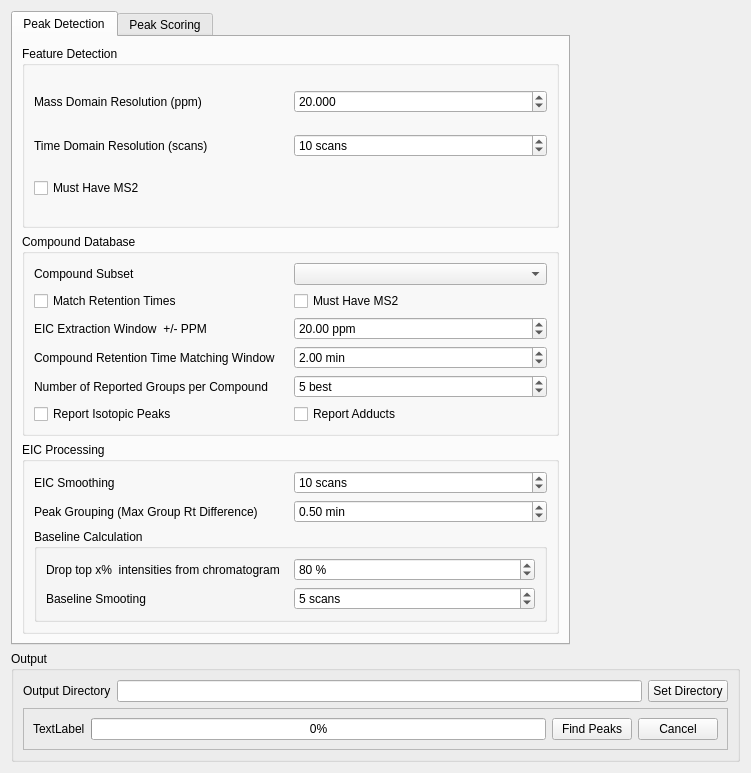
<?xml version="1.0" encoding="UTF-8"?>
<ui version="4.0">
 <class>PeakDetectionDialog</class>
 <widget class="QDialog" name="PeakDetectionDialog">
  <property name="geometry">
   <rect>
    <x>0</x>
    <y>0</y>
    <width>751</width>
    <height>773</height>
   </rect>
  </property>
  <property name="sizePolicy">
   <sizepolicy hsizetype="Minimum" vsizetype="Minimum">
    <horstretch>0</horstretch>
    <verstretch>0</verstretch>
   </sizepolicy>
  </property>
  <property name="windowTitle">
   <string>Peak Detection</string>
  </property>
  <layout class="QGridLayout" name="gridLayout_8">
   <item row="3" column="1" alignment="Qt::AlignLeft">
    <widget class="QTabWidget" name="tabWidget">
     <property name="currentIndex">
      <number>0</number>
     </property>
     <widget class="QWidget" name="tab">
      <attribute name="title">
       <string>Peak Detection</string>
      </attribute>
      <layout class="QGridLayout" name="gridLayout_10">
       <item row="0" column="1">
        <widget class="QGroupBox" name="featureOptions">
         <property name="enabled">
          <bool>true</bool>
         </property>
         <property name="statusTip">
          <string/>
         </property>
         <property name="autoFillBackground">
          <bool>false</bool>
         </property>
         <property name="title">
          <string>Feature Detection</string>
         </property>
         <property name="flat">
          <bool>false</bool>
         </property>
         <property name="checkable">
          <bool>false</bool>
         </property>
         <layout class="QGridLayout" name="gridLayout">
          <item row="4" column="0">
           <widget class="QLabel" name="label">
            <property name="text">
             <string>Time Domain Resolution (scans)</string>
            </property>
           </widget>
          </item>
          <item row="0" column="1">
           <widget class="QDoubleSpinBox" name="ppmStep">
            <property name="decimals">
             <number>3</number>
            </property>
            <property name="maximum">
             <double>1000000000.000000000000000</double>
            </property>
            <property name="singleStep">
             <double>1.000000000000000</double>
            </property>
            <property name="value">
             <double>20.000000000000000</double>
            </property>
           </widget>
          </item>
          <item row="5" column="0">
           <widget class="QCheckBox" name="featureMustHaveMs2">
            <property name="text">
             <string>Must Have MS2</string>
            </property>
           </widget>
          </item>
          <item row="0" column="0">
           <widget class="QLabel" name="label_7">
            <property name="text">
             <string>Mass Domain Resolution (ppm)</string>
            </property>
           </widget>
          </item>
          <item row="4" column="1">
           <widget class="QDoubleSpinBox" name="rtStep">
            <property name="statusTip">
             <string>mz-rt matrix binning</string>
            </property>
            <property name="prefix">
             <string/>
            </property>
            <property name="suffix">
             <string> scans</string>
            </property>
            <property name="decimals">
             <number>0</number>
            </property>
            <property name="minimum">
             <double>1.000000000000000</double>
            </property>
            <property name="maximum">
             <double>1000000.000000000000000</double>
            </property>
            <property name="singleStep">
             <double>5.000000000000000</double>
            </property>
            <property name="value">
             <double>10.000000000000000</double>
            </property>
           </widget>
          </item>
         </layout>
        </widget>
       </item>
       <item row="4" column="1">
        <widget class="QGroupBox" name="eicOptions">
         <property name="enabled">
          <bool>true</bool>
         </property>
         <property name="title">
          <string>EIC Processing</string>
         </property>
         <layout class="QGridLayout" name="gridLayout_5">
          <item row="0" column="0">
           <widget class="QLabel" name="label_13">
            <property name="text">
             <string>EIC Smoothing</string>
            </property>
           </widget>
          </item>
          <item row="2" column="0">
           <widget class="QLabel" name="label_14">
            <property name="text">
             <string>Peak Grouping (Max Group Rt Difference)</string>
            </property>
           </widget>
          </item>
          <item row="2" column="1">
           <widget class="QDoubleSpinBox" name="grouping_maxRtDiff">
            <property name="suffix">
             <string> min</string>
            </property>
            <property name="maximum">
             <double>1000000.000000000000000</double>
            </property>
            <property name="singleStep">
             <double>0.100000000000000</double>
            </property>
            <property name="value">
             <double>0.500000000000000</double>
            </property>
           </widget>
          </item>
          <item row="0" column="1">
           <widget class="QSpinBox" name="eic_smoothingWindow">
            <property name="suffix">
             <string> scans</string>
            </property>
            <property name="prefix">
             <string/>
            </property>
            <property name="minimum">
             <number>1</number>
            </property>
            <property name="maximum">
             <number>1000000</number>
            </property>
            <property name="singleStep">
             <number>1</number>
            </property>
            <property name="value">
             <number>10</number>
            </property>
           </widget>
          </item>
          <item row="3" column="0" colspan="2">
           <widget class="QGroupBox" name="groupBox">
            <property name="title">
             <string>Baseline Calculation</string>
            </property>
            <layout class="QGridLayout" name="gridLayout_6">
             <item row="1" column="0">
              <widget class="QLabel" name="label_8">
               <property name="text">
                <string>Baseline Smooting </string>
               </property>
              </widget>
             </item>
             <item row="1" column="1">
              <widget class="QSpinBox" name="baseline_smoothing">
               <property name="suffix">
                <string> scans</string>
               </property>
               <property name="maximum">
                <number>1000000</number>
               </property>
               <property name="value">
                <number>5</number>
               </property>
              </widget>
             </item>
             <item row="0" column="1">
              <widget class="QSpinBox" name="baseline_quantile">
               <property name="suffix">
                <string> %</string>
               </property>
               <property name="prefix">
                <string/>
               </property>
               <property name="maximum">
                <number>100</number>
               </property>
               <property name="value">
                <number>80</number>
               </property>
              </widget>
             </item>
             <item row="0" column="0">
              <widget class="QLabel" name="label_15">
               <property name="text">
                <string>Drop top x%  intensities from chromatogram</string>
               </property>
              </widget>
             </item>
            </layout>
           </widget>
          </item>
         </layout>
        </widget>
       </item>
       <item row="1" column="1">
        <widget class="QGroupBox" name="dbOptions">
         <property name="title">
          <string>Compound Database</string>
         </property>
         <layout class="QGridLayout" name="gridLayout_2">
          <item row="1" column="0">
           <widget class="QCheckBox" name="matchRt">
            <property name="text">
             <string>Match Retention Times</string>
            </property>
            <property name="checked">
             <bool>false</bool>
            </property>
           </widget>
          </item>
          <item row="8" column="0">
           <widget class="QCheckBox" name="reportIsotopes">
            <property name="text">
             <string>Report Isotopic Peaks</string>
            </property>
            <property name="checked">
             <bool>false</bool>
            </property>
           </widget>
          </item>
          <item row="0" column="2">
           <widget class="QComboBox" name="compoundDatabase"/>
          </item>
          <item row="5" column="0">
           <widget class="QLabel" name="label_11">
            <property name="text">
             <string>EIC Extraction Window  +/- PPM </string>
            </property>
           </widget>
          </item>
          <item row="5" column="2">
           <widget class="QDoubleSpinBox" name="compoundPPMWindow">
            <property name="suffix">
             <string> ppm</string>
            </property>
            <property name="maximum">
             <double>1000000.000000000000000</double>
            </property>
            <property name="value">
             <double>20.000000000000000</double>
            </property>
           </widget>
          </item>
          <item row="7" column="2">
           <widget class="QSpinBox" name="eicMaxGroups">
            <property name="suffix">
             <string> best</string>
            </property>
            <property name="minimum">
             <number>1</number>
            </property>
            <property name="maximum">
             <number>10000</number>
            </property>
            <property name="value">
             <number>5</number>
            </property>
            <property name="displayIntegerBase">
             <number>10</number>
            </property>
           </widget>
          </item>
          <item row="6" column="2">
           <widget class="QDoubleSpinBox" name="compoundRTWindow">
            <property name="prefix">
             <string/>
            </property>
            <property name="suffix">
             <string> min</string>
            </property>
            <property name="maximum">
             <double>999999999.000000000000000</double>
            </property>
            <property name="singleStep">
             <double>0.500000000000000</double>
            </property>
            <property name="value">
             <double>2.000000000000000</double>
            </property>
           </widget>
          </item>
          <item row="6" column="0">
           <widget class="QLabel" name="label_4">
            <property name="text">
             <string>Compound Retention Time Matching Window</string>
            </property>
           </widget>
          </item>
          <item row="7" column="0">
           <widget class="QLabel" name="label_16">
            <property name="text">
             <string>Number of Reported Groups per Compound</string>
            </property>
           </widget>
          </item>
          <item row="0" column="0">
           <widget class="QLabel" name="label_3">
            <property name="text">
             <string>Compound Subset</string>
            </property>
           </widget>
          </item>
          <item row="1" column="2">
           <widget class="QCheckBox" name="compoundMustHaveMS2">
            <property name="text">
             <string>Must Have MS2</string>
            </property>
           </widget>
          </item>
          <item row="8" column="2">
           <widget class="QCheckBox" name="reportAdducts">
            <property name="text">
             <string>Report Adducts</string>
            </property>
           </widget>
          </item>
         </layout>
        </widget>
       </item>
      </layout>
     </widget>
     <widget class="QWidget" name="tab_2">
      <attribute name="title">
       <string>Peak Scoring</string>
      </attribute>
      <layout class="QGridLayout" name="gridLayout_11">
       <item row="0" column="0">
        <widget class="QGroupBox" name="groupBox_5">
         <property name="title">
          <string>Peak Scoring</string>
         </property>
         <layout class="QGridLayout" name="gridLayout_3">
          <item row="4" column="0">
           <widget class="QLabel" name="label_6">
            <property name="text">
             <string>Min. Signal/BaseLine Ratio</string>
            </property>
           </widget>
          </item>
          <item row="3" column="3">
           <widget class="QDoubleSpinBox" name="sigBlankRatio">
            <property name="maximum">
             <double>10000000.000000000000000</double>
            </property>
            <property name="value">
             <double>2.000000000000000</double>
            </property>
           </widget>
          </item>
          <item row="5" column="2">
           <widget class="QLabel" name="label_100">
            <property name="text">
             <string>Peak Classifier Model File</string>
            </property>
           </widget>
          </item>
          <item row="3" column="2">
           <widget class="QLabel" name="label_9">
            <property name="text">
             <string>Min. Signal/Blank Ratio</string>
            </property>
           </widget>
          </item>
          <item row="3" column="0">
           <widget class="QLabel" name="label_5">
            <property name="text">
             <string>Min. Good Peak / Group</string>
            </property>
           </widget>
          </item>
          <item row="3" column="1">
           <widget class="QSpinBox" name="minGoodGroupCount">
            <property name="suffix">
             <string> peaks</string>
            </property>
            <property name="maximum">
             <number>100000000</number>
            </property>
            <property name="value">
             <number>1</number>
            </property>
           </widget>
          </item>
          <item row="5" column="1">
           <widget class="QSpinBox" name="minNoNoiseObs">
            <property name="suffix">
             <string> scans</string>
            </property>
            <property name="minimum">
             <number>1</number>
            </property>
            <property name="maximum">
             <number>1000000000</number>
            </property>
            <property name="value">
             <number>3</number>
            </property>
           </widget>
          </item>
          <item row="5" column="0">
           <widget class="QLabel" name="label_12">
            <property name="text">
             <string>Min. Peak Width</string>
            </property>
           </widget>
          </item>
          <item row="5" column="3">
           <widget class="QLineEdit" name="classificationModelFilename">
            <property name="text">
             <string>default.model</string>
            </property>
           </widget>
          </item>
          <item row="4" column="2">
           <widget class="QLabel" name="label_10">
            <property name="text">
             <string>Min. Peak Intensity</string>
            </property>
           </widget>
          </item>
          <item row="4" column="3">
           <widget class="QDoubleSpinBox" name="minGroupIntensity">
            <property name="suffix">
             <string> ions</string>
            </property>
            <property name="maximum">
             <double>999999999.000000000000000</double>
            </property>
            <property name="value">
             <double>5000.000000000000000</double>
            </property>
           </widget>
          </item>
          <item row="4" column="1">
           <widget class="QSpinBox" name="sigBaselineRatio">
            <property name="maximum">
             <number>10000000</number>
            </property>
            <property name="value">
             <number>2</number>
            </property>
           </widget>
          </item>
          <item row="6" column="3">
           <widget class="QPushButton" name="loadModelButton">
            <property name="text">
             <string>Load Model</string>
            </property>
           </widget>
          </item>
         </layout>
        </widget>
       </item>
       <item row="1" column="0">
        <widget class="QGroupBox" name="groupBox_2">
         <property name="title">
          <string>Fragmentation Matching</string>
         </property>
         <layout class="QGridLayout" name="gridLayout_9">
          <item row="1" column="0">
           <widget class="QLabel" name="label_17">
            <property name="text">
             <string>Fragment PPM Tolr</string>
            </property>
           </widget>
          </item>
          <item row="3" column="1">
           <widget class="QDoubleSpinBox" name="fragMinScore">
            <property name="maximum">
             <double>10000000.000000000000000</double>
            </property>
           </widget>
          </item>
          <item row="0" column="0">
           <widget class="QLabel" name="label_19">
            <property name="text">
             <string>Match at Least X  Peaks</string>
            </property>
           </widget>
          </item>
          <item row="0" column="1">
           <widget class="QSpinBox" name="fragMinPeaks">
            <property name="suffix">
             <string/>
            </property>
            <property name="prefix">
             <string/>
            </property>
            <property name="minimum">
             <number>1</number>
            </property>
            <property name="maximum">
             <number>1000000</number>
            </property>
            <property name="value">
             <number>3</number>
            </property>
           </widget>
          </item>
          <item row="3" column="0">
           <widget class="QLabel" name="label_20">
            <property name="text">
             <string>Minumum Score</string>
            </property>
           </widget>
          </item>
          <item row="2" column="1">
           <widget class="QComboBox" name="fragScoringAlgorithm"/>
          </item>
          <item row="1" column="1">
           <widget class="QDoubleSpinBox" name="productPpmTolr">
            <property name="prefix">
             <string/>
            </property>
            <property name="suffix">
             <string> ppm</string>
            </property>
            <property name="decimals">
             <number>1</number>
            </property>
            <property name="minimum">
             <double>0.100000000000000</double>
            </property>
            <property name="maximum">
             <double>10000.000000000000000</double>
            </property>
            <property name="singleStep">
             <double>1.000000000000000</double>
            </property>
            <property name="value">
             <double>20.000000000000000</double>
            </property>
           </widget>
          </item>
          <item row="2" column="0">
           <widget class="QLabel" name="label_18">
            <property name="text">
             <string>Scoring Algorithm</string>
            </property>
           </widget>
          </item>
         </layout>
         <zorder>productPpmTolr</zorder>
         <zorder>label_17</zorder>
         <zorder>label_19</zorder>
         <zorder>label_18</zorder>
         <zorder>fragScoringAlgorithm</zorder>
         <zorder>fragMinScore</zorder>
         <zorder>label_20</zorder>
         <zorder>fragMinPeaks</zorder>
        </widget>
       </item>
      </layout>
     </widget>
    </widget>
   </item>
   <item row="4" column="1">
    <widget class="QGroupBox" name="groupBox_3">
     <property name="title">
      <string>Output</string>
     </property>
     <layout class="QGridLayout" name="gridLayout_7">
      <item row="0" column="0">
       <layout class="QHBoxLayout" name="horizontalLayout_2">
        <item>
         <widget class="QLabel" name="label_2">
          <property name="text">
           <string>Output Directory</string>
          </property>
         </widget>
        </item>
        <item>
         <widget class="QLineEdit" name="outputDirName"/>
        </item>
        <item>
         <widget class="QPushButton" name="setOutputDirButton">
          <property name="text">
           <string>Set Directory</string>
          </property>
         </widget>
        </item>
       </layout>
      </item>
      <item row="1" column="0">
       <widget class="QFrame" name="frame_2">
        <property name="frameShape">
         <enum>QFrame::StyledPanel</enum>
        </property>
        <property name="frameShadow">
         <enum>QFrame::Raised</enum>
        </property>
        <layout class="QGridLayout" name="gridLayout_4">
         <item row="2" column="2">
          <widget class="QPushButton" name="computeButton">
           <property name="text">
            <string>Find Peaks</string>
           </property>
          </widget>
         </item>
         <item row="2" column="3">
          <widget class="QPushButton" name="cancelButton">
           <property name="text">
            <string>Cancel</string>
           </property>
          </widget>
         </item>
         <item row="2" column="1">
          <widget class="QProgressBar" name="progressBar">
           <property name="value">
            <number>0</number>
           </property>
          </widget>
         </item>
         <item row="2" column="0">
          <widget class="QLabel" name="statusText">
           <property name="text">
            <string>TextLabel</string>
           </property>
          </widget>
         </item>
        </layout>
       </widget>
      </item>
     </layout>
    </widget>
   </item>
  </layout>
 </widget>
 <resources/>
 <connections/>
</ui>
